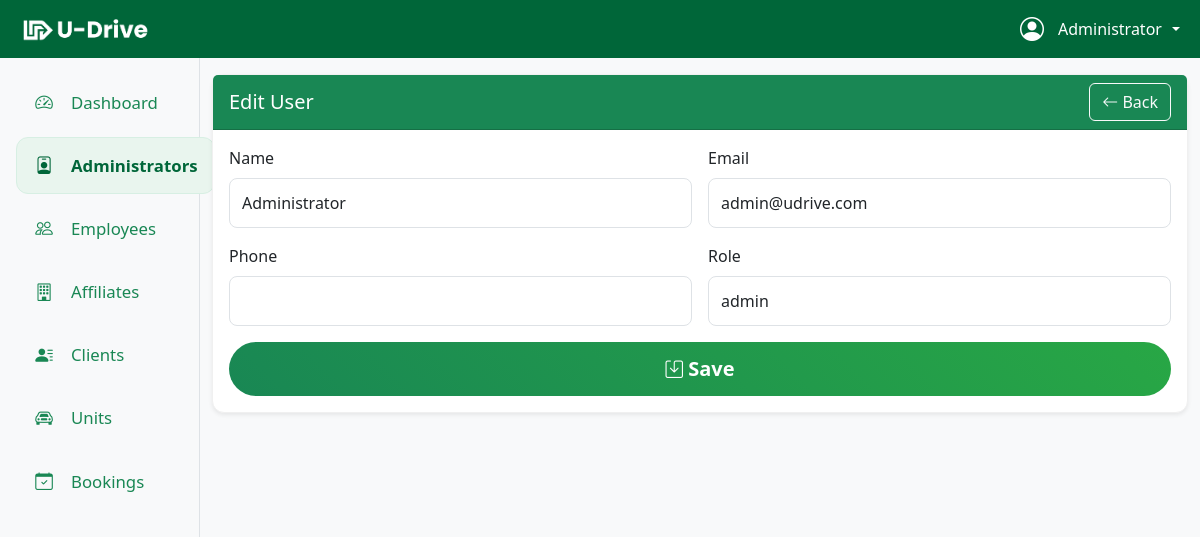
The app's page /admin/edit.php?t=users&id=14&tab=admins (signed in) with its own data.
### tables this page shows
CREATE TABLE `users` (
  `id` int(11) NOT NULL,
  `name` varchar(120) NOT NULL,
  `email` varchar(160) NOT NULL,
  `phone` varchar(120) NOT NULL,
  `password_hash` varchar(255) NOT NULL,
  `role` enum('admin','employee','client') NOT NULL DEFAULT 'admin',
  `created_at` timestamp NULL DEFAULT current_timestamp()
);

### includes/functions.php (called while the page is built, shortened)
<?php
require_once __DIR__ . '/db.php';
function esc($str) { return htmlspecialchars($str ?? '', ENT_QUOTES, 'UTF-8'); }
function fetch_all($sql, $params = [], $types = ''){
    global $mysqli;
    $stmt = $mysqli->prepare($sql);
    if($params){
        if(!$types){
            $types = '';
            foreach($params as $p){ $types .= is_int($p) ? 'i' : 's'; }
        }
        $stmt->bind_param($types, ...$params);
    }
    $stmt->execute();
    $res = $stmt->get_result();
    $rows = $res ? $res->fetch_all(MYSQLI_ASSOC) : [];
    return $rows;
}
function fetch_one($sql, $params = [], $types = ''){
    $rows = fetch_all($sql, $params, $types);
    return $rows ? $rows[0] : null;
}
?>

### admin/edit.php (the view, shortened to what this page needs)
<?php
include __DIR__ . '/partials.php';
$t   = $_GET['t']   ?? '';
$id  = intval($_GET['id'] ?? 0);
$tab = $_GET['tab'] ?? 'dashboard';
$meta = [
  'users'      => ['title'=>'User','fields'=>['name','email','phone','role'],'table'=>'users'],
  'affiliates' => ['title'=>'Affiliate','fields'=>['name','contact_email'],'table'=>'affiliates'],
  'clients'    => ['title'=>'Client','fields'=>['name','email','phone'],'table'=>'clients'],
  'units'      => ['title'=>'Unit','fields'=>['make_model','transmission','seats','rate_per_day','status','affiliate_id','image_url'],'table'=>'units'],
  'bookings'   => ['title'=>'Booking','fields'=>['client_name','client_number','unit_id','start_at','end_at','status','notes'],'table'=>'bookings'],
];
$m = $meta[$t];
$row = fetch_one("SELECT * FROM {$m['table']} WHERE id=?", [$id]);
$backUrl = "index.php?tab=" . urlencode($tab);
?>
<link rel="stylesheet" href="https://cdn.jsdelivr.net/npm/bootstrap-icons/font/bootstrap-icons.css">
<div class="card shadow-sm">
  <div class="card-header bg-success text-white d-flex justify-content-between align-items-center">
    <h5 class="mb-0">Edit <?php echo esc($m['title']); ?></h5>
    <a href="<?php echo esc($backUrl); ?>" class="btn btn-outline-light btn-md">
      <i class="bi bi-arrow-left"></i> Back
    </a>
  </div>
  <div class="card-body">
    <form method="post" class="row g-3" enctype="multipart/form-data">
      <?php foreach($m['fields'] as $f): ?>
        <div class="col-12 col-md-6">
          <label class="form-label"><?php echo esc(ucwords(str_replace('_',' ', $f))); ?></label>
          <?php if ($t === 'bookings' && $f === 'status'): ?>
            <select name="status" class="form-select">
              <?php foreach (['pending','confirmed','completed','canceled'] as $s): ?>
                <option value="<?php echo esc($s); ?>" <?php if($row[$f]===$s) echo "selected"; ?>><?php echo ucfirst($s); ?></option>
              <?php endforeach; ?>
            </select>
          <?php elseif ($t === 'bookings' && $f === 'notes'): ?>
            <textarea class="form-control" name="notes" rows="3"><?php echo esc($row[$f]); ?></textarea>
          <?php else: ?>
            <input type="text" class="form-control" name="<?php echo esc($f); ?>" value="<?php echo esc($row[$f]); ?>">
          <?php endif; ?>
        </div>
      <?php endforeach; ?>
      <div class="col-12 text-end">
        <button class="btn btn-lg w-100 rounded-pill btn-custom-add">
          <i class="bi bi-save small"></i> Save
        </button>
      </div>
    </form>
  </div>
</div>
<?php
include __DIR__ . '/footer.php';
?>

### admin/assets/combined.css (style rules this page uses)
:root { --green:#006639;--white:#ffffff;--light:#e7e7e7;--text:#000000 }
body { font-family:system-ui,-apple-system,Segoe UI,Roboto,Ubuntu;color:var(--text);display:flex;flex-direction:column;min-height:100vh;margin:0;background-color:#f8f9fa }
a { text-decoration:none }
.card { border:1px solid #f0f0f0;border-radius:0.75rem;box-shadow:0 2px 6px rgba(0,0,0,0.05) }
.card h3,.card h5 { margin-bottom:0.5rem }
form .form-control,form .form-select,form textarea { padding:0.75rem;border-radius:0.5rem }
form label { font-weight:500;margin-bottom:0.25rem }

### admin/edit.php (style rules this page uses)
.btn-custom-add { background: linear-gradient(45deg, #198754, #28a745); border: none; color: #fff; font-weight: bold; padding: 12px 24px; transition: all 0.3s ease; }

### records on screen
users: name "Administrator", email "admin@udrive.com", role "admin"

### other values on screen
current_user()['name'] "Administrator"
$m['title'] "User"
str_replace('_',' ', $f) "Name"
str_replace('_',' ', $f) "Email"
str_replace('_',' ', $f) "Phone"
str_replace('_',' ', $f) "Role"
